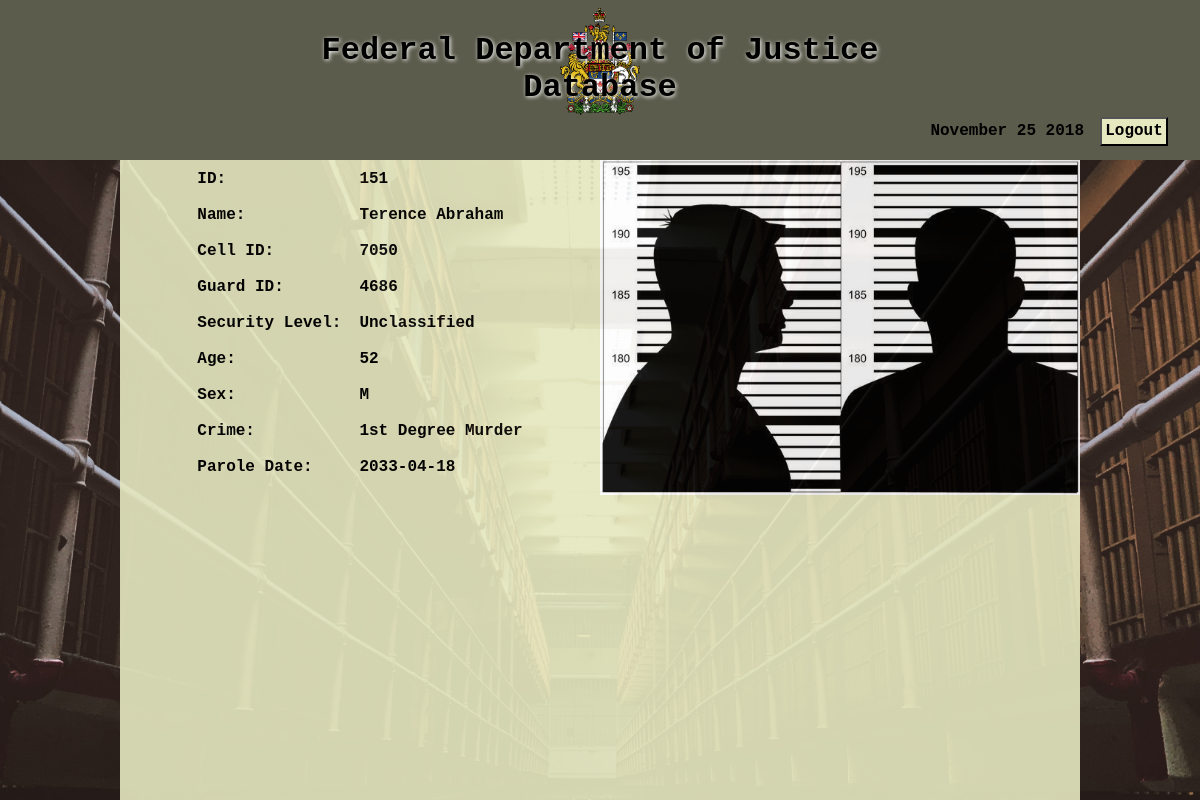
Screenshot of /Guard/inmateProfile.php?login&id=151 with the database file from the repository.
### tables this page shows
CREATE TABLE Inmate(
	Inmate_ID INTEGER,
	Employee_ID INTEGER NOT NULL,
    Cell_Id INTEGER NOT NULL,
	Name CHAR(20),
	Security_Level CHAR(50),
	Age INTEGER,
	Sex CHAR(1),
	Crime CHAR(50),
	Parole_Date DATE,
	PRIMARY KEY (Inmate_ID),
	FOREIGN KEY (Employee_ID) references Guards(Employee_ID)
            ON UPDATE CASCADE,
    FOREIGN KEY (cell_ID) references Cell(Cell_ID)
            ON UPDATE CASCADE
);

### Guard/inmateProfile.php (the view, shortened to what this page needs)
<!DOCTYPE html>
<html lang="en">
<head>
    <link rel="stylesheet" href="./../style.css">
</head>
<body>
    <?php include('./../templates/header.php'); ?>
    <main>
        <div class="inmateProfile">
            <div class="inmateInfo">
                <table>
            <?php
                $conn = connectToDatabase();
                $id = $_GET['id'];
                $query = "SELECT * FROM inmate WHERE Inmate_ID = $id";
                $result = $conn->query($query);
                if($result->num_rows > 0){
                    $row = $result->fetch_assoc();
                        echo "<tr><td>ID: </td><td>" . $row["Inmate_ID"] . "</td></tr>";
                        echo "<tr><td>Name: </td><td>" . $row["Name"] . "</td></tr>";
                        echo "<tr><td>Cell ID: </td><td>" . $row["Cell_Id"] . "</td></tr>";
                        echo "<tr><td>Guard ID: </td><td>" . $row["Employee_ID"] . "</td></tr>";
                        echo "<tr><td>Security Level: </td><td>" . $row["Security_Level"] . "</td></tr>";
                        echo "<tr><td>Age: </td><td>" . $row["Age"] . "</td></tr>";
                        echo "<tr><td>Sex: </td><td>" . $row["Sex"] . "</td></tr>";
                        echo "<tr><td>Crime: </td><td>" . $row["Crime"] . "</td></tr>";
                        echo "<tr><td>Parole Date: </td><td>" . $row["Parole_Date"] . "</td></tr>";
                }
            ?>
                </table>
            </div>
            <img id="profilePic" src="./Img/criminalProfile.jpg" alt="">
        </div>
    </main>
</body>
</html>

### style.css (style rules this page uses)
body { background-image: url("./Img/tyler-rutherford-1142553-unsplash.jpg"); background-size: cover; background-repeat: no-repeat; background-position: center; display: grid; grid-template-rows: 0.15fr 1fr; height: 100vh; margin: 0; font-family: 'Courier New', Courier, monospace; font-weight: bold; }
main { justify-self: center; opacity: 0.9; background-color: #E6E8C0; width: 80%; }
.inmateProfile { display: grid; grid-template-columns: 1fr 1fr; }
#profilePic { width: 100%; }
.inmateInfo { justify-self: center; }
.inmateInfo > table > tbody > tr > td, td, th { padding: 0.5em; }
.inmateInfo > table { border: none; }
table, th { border: 1px solid black; }

### rows the page displays
inmate: Inmate_ID "151", Name "Terence Abraham", Cell_Id "7050", Employee_ID "4686", Security_Level "Unclassified", Age "52", Sex "M", Crime "1st Degree Murder", Parole_Date "2033-04-18"
